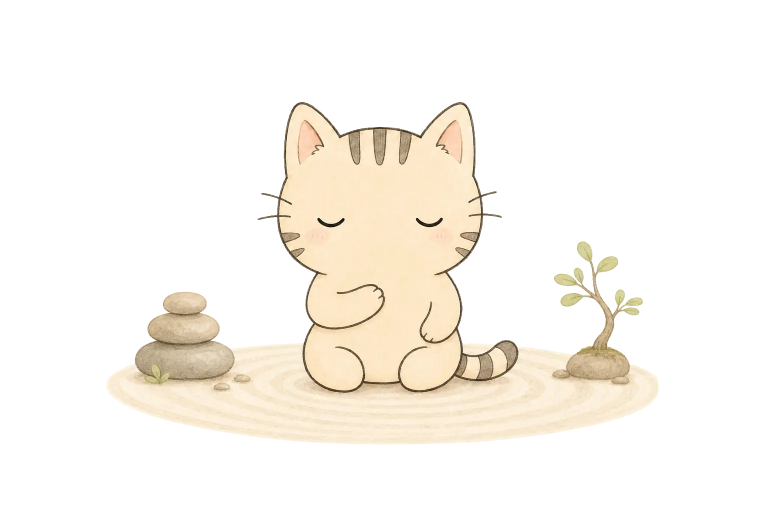
#> input picture assets/focus-screen/cat_focusing_2.webp, 1536 x 1024 px, given in place of cat_notify_hero.webp, which was not available (shown at 1/2 size)
$ python generate_store_portraits_no_ui.py
#> lines starting #> are read from the running program, lines starting #| are printed output that depends on the picture
### assets/playstore/generate_store_portraits_final.py
#!/usr/bin/env python3
"""Generate six finished Play Store portraits with faithful Purrodoro UI."""

from pathlib import Path

from PIL import Image, ImageDraw, ImageFilter, ImageFont, ImageStat


ROOT = Path(__file__).resolve().parents[2]
OUTPUT_DIR = ROOT / "assets" / "playstore"
DRAWABLE_DIR = (
    ROOT
    / "purrodoro-android"
    / "app"
    / "src"
    / "main"
    / "res"
    / "drawable"
)
FONT_DIR = (
    ROOT
    / "purrodoro-android"
    / "app"
    / "src"
    / "main"
    / "res"
    / "font"
)
POSE_DIR = Path(
    "/Users/nandra.saputra/.cursor/projects/"
    "Users-nandra-saputra-Projects-nandra-purrodoro/assets"
)

CANVAS = (1080, 1920)
PAGE = "#FAF5F2"
WHITE = "#FFFFFF"
COCOA = "#5F4638"
COCOA_SOFT = "#8B6B5A"
CORAL = "#FF7F73"
DEEP_CORAL = "#C64432"
ACTIVE = "#FFE9DD"
BORDER = "#EBDFCC"
DOCK = "#EFE0CB"
DOCK_BORDER = "#DFCBAC"
MINT = "#CDEEDB"
LAVENDER = "#D8C8FF"
PURPLE = "#7653A6"
PLUM = "#2D243A"
GREEN = "#8BA05E"
SHADOW = (63, 38, 28, 35)
CAMPAIGN_CREAM = "#FFF8F2"
CAMPAIGN_PAPER = "#FFFCF8"
CAMPAIGN_BROWN = "#4A3128"
CAMPAIGN_MUTED = "#80645A"
CAMPAIGN_PEACH = "#FFD8C7"
CAMPAIGN_LAVENDER = "#E8DDFB"
CAMPAIGN_PLUM = "#2D243A"
CAMPAIGN_PLUM_2 = "#453550"


def f(name: str, size: int) -> ImageFont.FreeTypeFont:
    return ImageFont.truetype(str(FONT_DIR / f"nunito_{name}.ttf"), size)


# [15 lines left out: function remove_white, not called in this run]


def contain(image: Image.Image, size: tuple[int, int]) -> Image.Image:
    image = image.convert("RGBA")
    copy = image.copy()
    copy.thumbnail(size, Image.Resampling.LANCZOS)
    result = Image.new("RGBA", size, (0, 0, 0, 0))
    result.alpha_composite(
        copy,
        ((size[0] - copy.width) // 2, (size[1] - copy.height) // 2),
    )
    return result


def trim_alpha(image: Image.Image) -> Image.Image:
    image = image.convert("RGBA")
    bbox = image.getchannel("A").getbbox()
    return image.crop(bbox) if bbox else image


# [71 lines left out: functions cover, rounded_asset, panel_shadow, place_panel, not called in this run]


def place_pose(
    canvas: Image.Image,
    filename: str,
    box: tuple[int, int, int, int],
    *,
    fallback: str,
) -> None:
    path = POSE_DIR / filename
    if path.exists():
        pose = remove_white(Image.open(path))
    else:
        pose = trim_alpha(Image.open(DRAWABLE_DIR / fallback))
    x, y, width, height = box
    canvas.alpha_composite(contain(pose, (width, height)), (x, y))


# [16 lines left out: function draw_play, not called in this run]


def draw_check(
    draw: ImageDraw.ImageDraw,
    center: tuple[int, int],
    *,
    size: int,
    fill: str,
    line: str = WHITE,
) -> None:
    x, y = center
    draw.ellipse(
        (x - size // 2, y - size // 2, x + size // 2, y + size // 2),
        fill=fill,
    )
    draw.line(
        (
            x - size * 0.22,
            y,
            x - size * 0.05,
            y + size * 0.17,
            x + size * 0.25,
            y - size * 0.20,
        ),
        fill=line,
        width=max(3, size // 12),
        joint="curve",
    )


# [1015 lines left out: functions card, pill, draw_dock, make_home_ui, make_focus_ui, make_tasks_ui and 13 more, not called in this run]


# [2 lines that do not run on import are left out]

### assets/playstore/generate_store_portraits_no_ui.py
#!/usr/bin/env python3
"""Generate six illustration-only Purrodoro Play Store portraits."""

from pathlib import Path

from PIL import Image, ImageDraw, ImageStat

import generate_store_portraits_final as final


ROOT = Path(__file__).resolve().parents[2]
OUTPUT_DIR = ROOT / "assets" / "playstore"
CANVAS = (1080, 1920)
FEATURE_CANVAS = (1024, 500)

CREAM = "#FFF8F2"
PAPER = "#FFFCF8"
BROWN = "#4A3128"
MUTED = "#80645A"
CORAL = "#FF7464"
PEACH = "#FFD8C7"
LAVENDER = "#E8DDFB"
PURPLE = "#7956A7"
PLUM = "#2D243A"
PLUM_2 = "#493757"
WHITE = "#FFFFFF"
GOLD = "#F6C75B"


def f(name: str, size: int):
    return final.f(name, size)


def campaign_header(
    canvas: Image.Image,
    *,
    index: int,
    headline_text: str,
    subtitle_text: str,
    dark: bool = False,
    headline_size: int = 101,
) -> ImageDraw.ImageDraw:
    draw = ImageDraw.Draw(canvas)
    primary = "#FFF8F1" if dark else BROWN
    secondary = "#D8CBE3" if dark else MUTED
    badge_fill = PLUM_2 if dark else WHITE
    draw.ellipse((68, 70, 100, 102), fill=CORAL)
    draw.text(
        (120, 86),
        "PURRODORO",
        font=f("extrabold", 30),
        fill=primary,
        anchor="lm",
    )
    draw.rounded_rectangle(
        (850, 58, 1012, 116),
        radius=29,
        fill=badge_fill,
    )
    draw.text(
        (931, 87),
        f"{index:02d} / 06",
        font=f("bold", 25),
        fill=primary,
        anchor="mm",
    )
    draw.multiline_text(
        (68, 180),
        headline_text,
        font=f("extrabold", headline_size),
        fill=primary,
        spacing=-8,
    )
    draw.multiline_text(
        (72, 420),
        subtitle_text,
        font=f("semibold", 40),
        fill=secondary,
        spacing=7,
    )
    return draw


def feature_pill(
    draw: ImageDraw.ImageDraw,
    box: tuple[int, int, int, int],
    text: str,
    *,
    fill: str,
    text_fill: str,
    outline: str | None = None,
    text_size: int = 25,
) -> None:
    x, y, width, height = box
    draw.rounded_rectangle(
        (x, y, x + width, y + height),
        radius=height // 2,
        fill=fill,
        outline=outline,
        width=4 if outline else 0,
    )
    draw.text(
        (x + width / 2, y + height / 2),
        text,
        font=f("extrabold", text_size),
        fill=text_fill,
        anchor="mm",
    )


def star(
    draw: ImageDraw.ImageDraw,
    center: tuple[int, int],
    radius: int,
    *,
    fill: str,
) -> None:
    x, y = center
    points = (
        (x, y - radius),
        (x + radius * 0.28, y - radius * 0.28),
        (x + radius, y),
        (x + radius * 0.28, y + radius * 0.28),
        (x, y + radius),
        (x - radius * 0.28, y + radius * 0.28),
        (x - radius, y),
        (x - radius * 0.28, y - radius * 0.28),
    )
    draw.polygon(points, fill=fill)


def check_card(
    draw: ImageDraw.ImageDraw,
    box: tuple[int, int, int, int],
    *,
    label: str,
    active: bool,
) -> None:
    x, y, width, height = box
    draw.rounded_rectangle(
        (x + 10, y + 14, x + width + 10, y + height + 14),
        radius=34,
        fill=(74, 49, 40, 25),
    )
    draw.rounded_rectangle(
        (x, y, x + width, y + height),
        radius=34,
        fill=WHITE,
        outline="#F0B6A8",
        width=4,
    )
    if active:
        final.draw_check(draw, (x + 58, y + height // 2), size=42, fill=CORAL)
    else:
        draw.ellipse(
            (
                x + 37,
                y + height // 2 - 21,
                x + 79,
                y + height // 2 + 21,
            ),
            outline=CORAL,
            width=4,
        )
    draw.text(
        (x + 104, y + height / 2),
        label,
        font=f("bold", 28),
        fill=BROWN,
        anchor="lm",
    )


def waveform(
    draw: ImageDraw.ImageDraw,
    *,
    center: tuple[int, int],
    color: str,
    scale: float = 1.0,
) -> None:
    x, y = center
    heights = (46, 84, 128, 74, 106, 54, 88, 42)
    for index, height in enumerate(heights):
        height = round(height * scale)
        bar_x = x + index * round(34 * scale)
        width = max(8, round(14 * scale))
        draw.rounded_rectangle(
            (bar_x, y - height // 2, bar_x + width, y + height // 2),
            radius=width // 2,
            fill=color,
        )


def build_overview() -> Image.Image:
    canvas = Image.new("RGBA", CANVAS, CREAM)
    draw = campaign_header(
        canvas,
        index=1,
        headline_text="Plan. Focus.\nFeel progress.",
        subtitle_text="Four tools. One calmer daily rhythm.",
    )
    draw.rounded_rectangle((-180, 1120, 1260, 2220), radius=480, fill=PEACH)
    draw.ellipse((730, 1280, 1270, 1820), fill=LAVENDER)

    feature_pill(draw, (74, 620, 340, 88), "FOCUS TIMER", fill=CORAL, text_fill=WHITE)
    feature_pill(
        draw,
        (470, 620, 250, 88),
        "TASKS",
        fill=WHITE,
        text_fill=BROWN,
        outline="#F1B8AA",
    )
    feature_pill(
        draw,
        (758, 620, 250, 88),
        "HABITS",
        fill=WHITE,
        text_fill=BROWN,
        outline="#F1B8AA",
    )
    feature_pill(
        draw,
        (74, 750, 310, 88),
        "CALM SOUNDS",
        fill=WHITE,
        text_fill=BROWN,
        outline="#F1B8AA",
    )

    final.place_pose(
        canvas,
        "purrodoro_pose_overview.png",
        (125, 760, 830, 940),
        fallback="cat_notify_hero.webp",
    )
    star(draw, (160, 1010), 28, fill=GOLD)
    star(draw, (880, 900), 24, fill=PURPLE)
    star(draw, (920, 1110), 18, fill=CORAL)
    draw.text(
        (72, 1780),
        "TIMER  ·  TASKS  ·  HABITS  ·  SOUNDS",
        font=f("extrabold", 28),
        fill=BROWN,
    )
    return canvas


def build_focus() -> Image.Image:
    canvas = Image.new("RGBA", CANVAS, PLUM)
    draw = campaign_header(
        canvas,
        index=2,
        headline_text="Focus without\nthe pressure.",
        subtitle_text="A quieter way to begin and keep going.",
        dark=True,
    )
    draw.ellipse((90, 630, 990, 1530), fill=PLUM_2, outline=CORAL, width=18)
    draw.arc((50, 590, 1030, 1570), 200, 338, fill="#8A6AA1", width=10)
    draw.text(
        (540, 820),
        "25:00",
        font=f("regular", 126),
        fill=WHITE,
        anchor="mm",
    )
    for index in range(4):
        x = 426 + index * 56
        fill = CORAL if index == 0 else PLUM_2
        draw.ellipse((x, 930, x + 26, 956), fill=fill, outline=CORAL, width=3)

    final.place_pose(
        canvas,
        "purrodoro_pose_focus.png",
        (160, 930, 760, 760),
        fallback="cat_focusing_1.webp",
    )
    feature_pill(
        draw,
        (140, 1650, 800, 94),
        "25 FOCUS  ·  5 BREAK  ·  REPEAT",
        fill=PEACH,
        text_fill=BROWN,
        text_size=27,
    )
    return canvas


def build_tasks() -> Image.Image:
    canvas = Image.new("RGBA", CANVAS, PAPER)
    draw = campaign_header(
        canvas,
        index=3,
        headline_text="Turn plans\ninto progress.",
        subtitle_text="Capture it. Choose it. Start.",
        headline_size=90,
    )
    draw.ellipse((-300, 1310, 530, 2170), fill=LAVENDER)
    draw.rounded_rectangle((680, -180, 1260, 720), radius=270, fill=PEACH)

    check_card(draw, (76, 650, 680, 150), label="Capture the task", active=True)
    check_card(draw, (126, 840, 760, 150), label="Choose what matters", active=False)
    check_card(draw, (176, 1030, 820, 150), label="Start one focus", active=False)

    final.place_pose(
        canvas,
        "purrodoro_pose_tasks.png",
        (330, 1110, 700, 760),
        fallback="cat_checklist.webp",
    )
    feature_pill(
        draw,
        (72, 1480, 380, 90),
        "ONE TASK AT A TIME",
        fill=CORAL,
        text_fill=WHITE,
        text_size=24,
    )
    return canvas


def build_habits() -> Image.Image:
    canvas = Image.new("RGBA", CANVAS, "#F2EBFC")
    draw = campaign_header(
        canvas,
        index=4,
        headline_text="Build habits\nthat stick.",
        subtitle_text="Tiny repetitions grow into visible momentum.",
    )
    draw.rounded_rectangle((-180, 1210, 1260, 2200), radius=460, fill=PEACH)
    draw.ellipse((720, 1300, 1260, 1840), fill=LAVENDER)

    days = ("M", "T", "W", "T", "F", "S", "S")
    for index, day in enumerate(days):
        x = 95 + index * 134
        y = 700 + index * 42
        complete = index < 5
        draw.ellipse(
            (x, y, x + 76, y + 76),
            fill=CORAL if complete else WHITE,
            outline=CORAL,
            width=4,
        )
        if complete:
            final.draw_check(draw, (x + 38, y + 38), size=46, fill=CORAL)
        draw.text(
            (x + 38, y + 110),
            day,
            font=f("extrabold", 22),
            fill=BROWN,
            anchor="mm",
        )

    final.place_pose(
        canvas,
        "purrodoro_pose_habits.png",
        (150, 1030, 790, 800),
        fallback="cat_celebrate.webp",
    )
    feature_pill(
        draw,
        (110, 1730, 530, 90),
        "SMALL WINS  ·  EVERY DAY",
        fill=WHITE,
        text_fill=BROWN,
        outline="#F1B8AA",
        text_size=24,
    )
    return canvas


def build_sounds() -> Image.Image:
    canvas = Image.new("RGBA", CANVAS, PLUM)
    draw = campaign_header(
        canvas,
        index=5,
        headline_text="Find your\nperfect sound.",
        subtitle_text="Rain, cafe ambience, and lo-fi—layered your way.",
        dark=True,
    )
    draw.ellipse((-160, 780, 1240, 2180), fill=PLUM_2)
    draw.ellipse((120, 760, 960, 1600), fill="#17131D")
    draw.ellipse((365, 1005, 715, 1355), fill=CORAL)
    draw.ellipse((515, 1155, 565, 1205), fill=PLUM)
    waveform(draw, center=(92, 1010), color=CORAL, scale=0.9)

    final.place_pose(
        canvas,
        "purrodoro_pose_sounds.png",
        (140, 830, 800, 850),
        fallback="cat_home_sleeping.webp",
    )
    feature_pill(draw, (82, 1680, 250, 84), "RAIN", fill=CORAL, text_fill=WHITE)
    feature_pill(
        draw,
        (362, 1680, 250, 84),
        "CAFE",
        fill="#5E466D",
        text_fill=WHITE,
        outline="#8A6AA1",
    )
    feature_pill(
        draw,
        (642, 1680, 250, 84),
        "LO-FI",
        fill="#5E466D",
        text_fill=WHITE,
        outline="#8A6AA1",
    )
    return canvas


# [114 lines left out: functions build_journey, build_feature_graphic, save, not called in this run]


def main() -> None:
    outputs = (
        (build_overview(), "store_portrait_1_no_ui.png"),
        (build_focus(), "store_portrait_2_no_ui.png"),
        (build_tasks(), "store_portrait_3_no_ui.png"),
        (build_habits(), "store_portrait_4_no_ui.png"),
        (build_sounds(), "store_portrait_5_no_ui.png"),
        (build_journey(), "store_portrait_6_no_ui.png"),
    )
#> in trim_alpha, image is the input picture: PIL image 1536x1024 RGBA; mean R, G, B, A 58.5, 54.2, 47.2, 59
#> in trim_alpha, `bbox = image.getchannel("A").getbbox()`: bbox = (210, 203, 1322, 890)
#> in contain, `result = Image.new("RGBA", size, (0, 0, 0, 0))`: result: PIL image 830x940 RGBA; every value is 0
#> call 2 of place_pose, with filename = 'purrodoro_pose_focus.png', box = (160, 930, 760, 760), fallback = 'cat_focusing_1.webp'
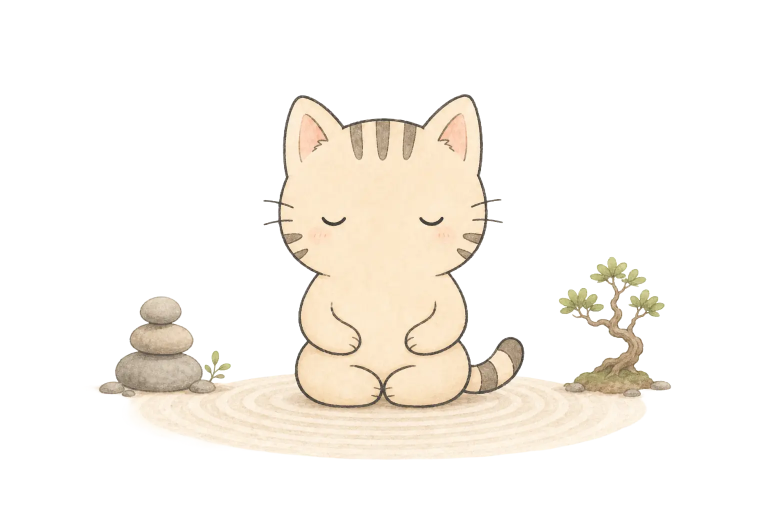
#> input picture assets/focus-screen/cat_focusing_1.webp, 1536 x 1024 px, found by its file name (shown at 1/2 size)
#> in trim_alpha, image is the input picture: PIL image 1536x1024 RGBA; mean R, G, B, A 61.5, 57.1, 50.4, 62
#> in contain (call 2), `result = Image.new("RGBA", size, (0, 0, 0, 0))`: result: PIL image 760x760 RGBA; every value is 0
#> call 3 of place_pose, with filename = 'purrodoro_pose_tasks.png', box = (330, 1110, 700, 760), fallback = 'cat_checklist.webp'
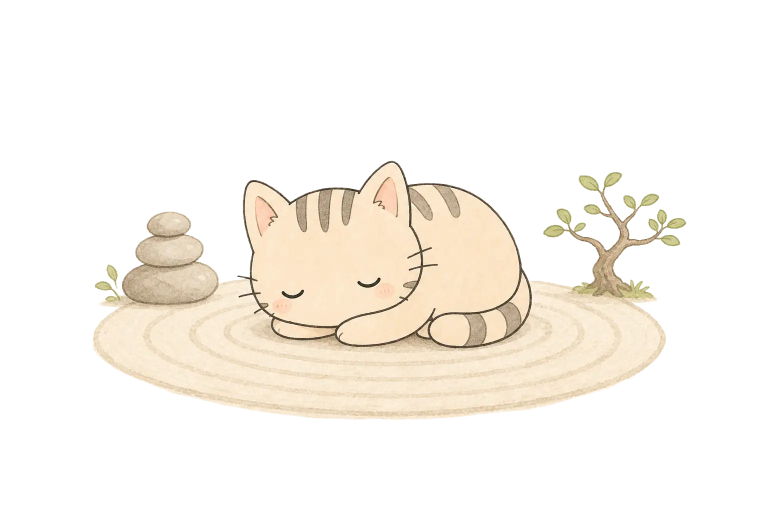
#> input picture assets/focus-screen/cat_long_break.webp, 1536 x 1024 px, given in place of cat_checklist.webp, which was not available (shown at 1/2 size)
#> in trim_alpha, image is the input picture: PIL image 1536x1024 RGBA; mean R, G, B, A 63.8, 59.1, 51.9, 64.9
#> in trim_alpha (call 3), `bbox = image.getchannel("A").getbbox()`: bbox = (182, 321, 1373, 841)
#> in trim_alpha (call 3), `return image.crop(bbox) if bbox else image`:
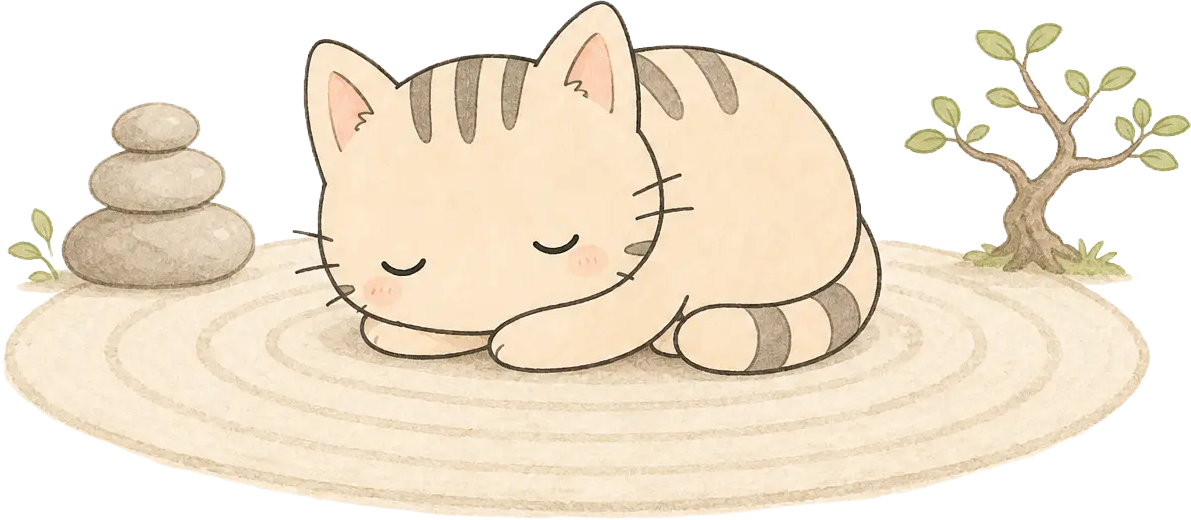
#> returned value: PIL image 1191x520 RGBA; mean R, G, B, A 161.7, 149.8, 131.5, 164.7; transparent parts drawn white
#> call 3 of contain, with size = (700, 760)
#> in contain (call 3), `result = Image.new("RGBA", size, (0, 0, 0, 0))`: result: PIL image 700x760 RGBA; every value is 0
#> in contain (call 3), `result.alpha_composite( copy, ((size[0] - copy.width) // 2, (size[1] -..`:
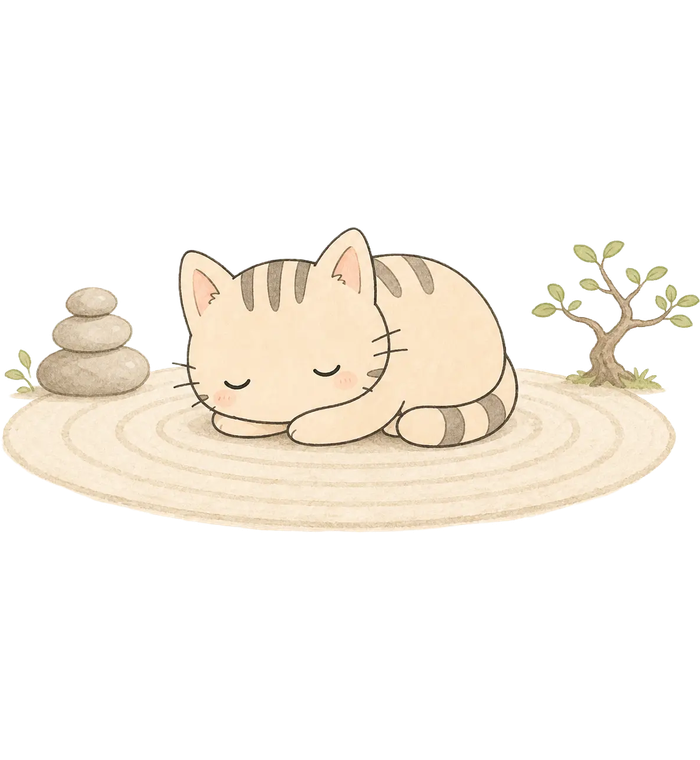
#> result: PIL image 700x760 RGBA; mean R, G, B, A 62.9, 58.1, 50.6, 66.3; transparent parts drawn white
#> call 4 of place_pose, with filename = 'purrodoro_pose_habits.png', box = (150, 1030, 790, 800), fallback = 'cat_celebrate.webp'
#> call 4 of contain, with size = (790, 800)
#> in contain (call 4), `result = Image.new("RGBA", size, (0, 0, 0, 0))`: result: PIL image 790x800 RGBA; every value is 0
#> in contain (call 4), `result.alpha_composite( copy, ((size[0] - copy.width) // 2, (size[1] -..`:
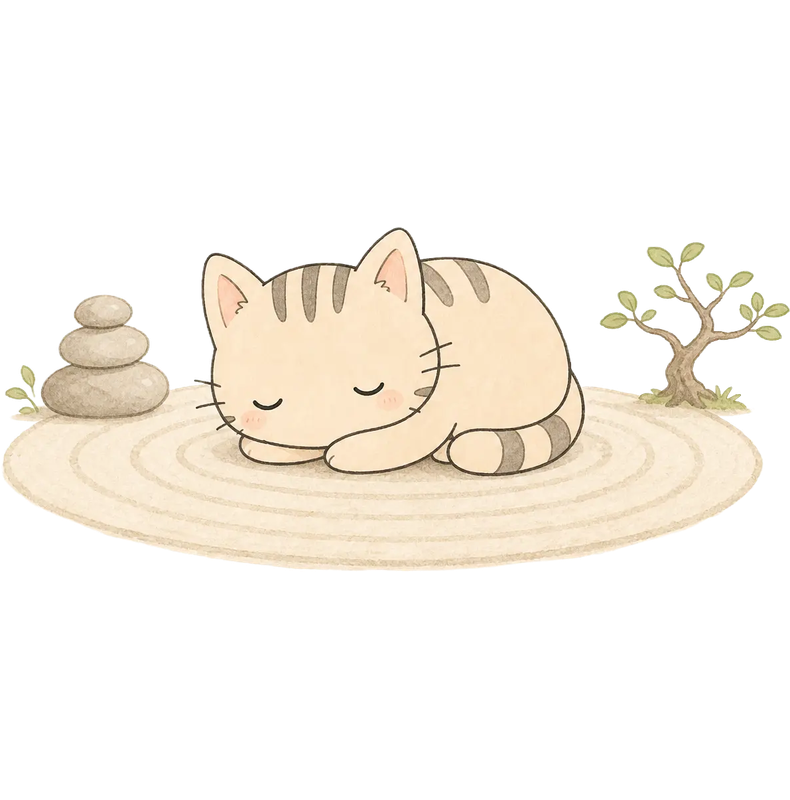
#> result: PIL image 790x800 RGBA; mean R, G, B, A 67.2, 62, 54, 71.1; transparent parts drawn white
#> in place_pose (call 4), `canvas.alpha_composite(contain(pose, (width, height)), (x, y))`:
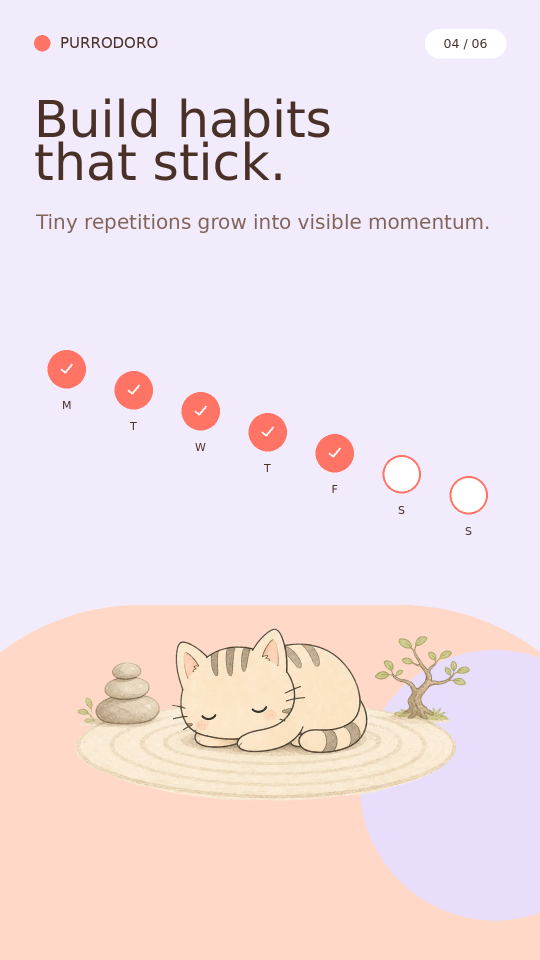
#> canvas: PIL image 1080x1920 RGBA (shown at 1/2 size); mean R, G, B, A 241.3, 224.5, 230.4, 255
#> in build_sounds, `draw = campaign_header( canvas, index=5, headline_text="Find your\nper..`:
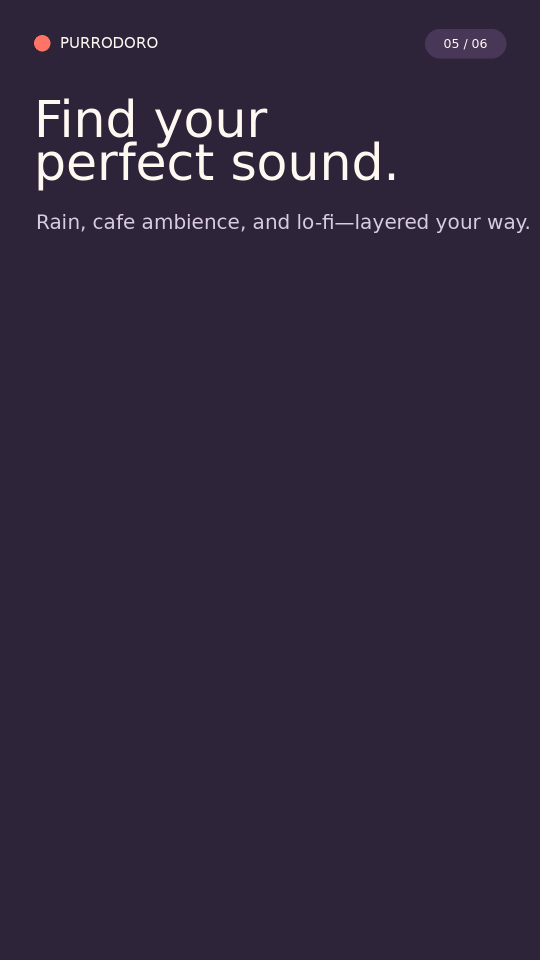
#> canvas: PIL image 1080x1920 RGBA (shown at 1/2 size); mean R, G, B, A 48.4, 39.3, 61, 255
    for image, filename in outputs:
        save(image, filename)
    save(
        build_feature_graphic(),
        "feature_graphic.png",
        expected_size=FEATURE_CANVAS,
    )


if __name__ == "__main__":
#> (the run stopped early here; a loop or call above may not have finished)
